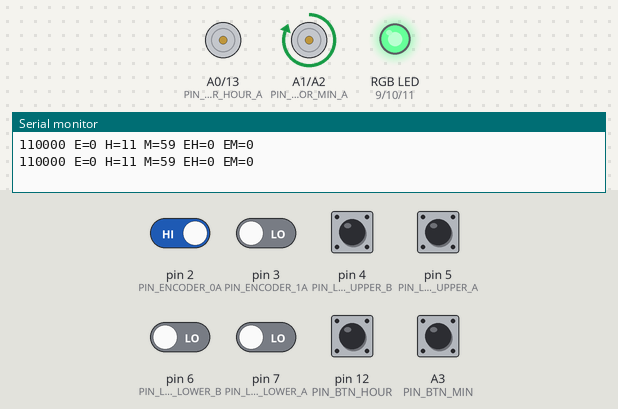
Recording of a sketch running on a simulated Arduino Uno, built with avr-gcc and run on an emulated ATmega328P. Parts: motor-driver pin pairs drawn as motors (green arrow = first pin HIGH = forward, orange = second pin HIGH = backward, longer = more drive), an RGB LED mixed from three pins (HIGH = lit), the last lines printed to the serial monitor. The inputs (shaded band) are chosen by the test bench; at power-on: pin 2 (PIN_ENCODER_0A) HIGH, A3 (PIN_BTN_MIN), pin 3 (PIN_ENCODER_1A), pin 4 (PIN_LIMIT_UPPER_B), pin 5 (PIN_LIMIT_UPPER_A), pin 6 (PIN_LIMIT_LOWER_B), pin 7 (PIN_LIMIT_LOWER_A), pin 12 (PIN_BTN_HOUR) LOW. The local clock reads 2024-03-15 10:24:30 at power-on unless the sketch sets it.

Above: at 2.2 s.
2.3 s: pin 6 (PIN_LIMIT_LOWER_B) driven HIGH
At 3.3 s:
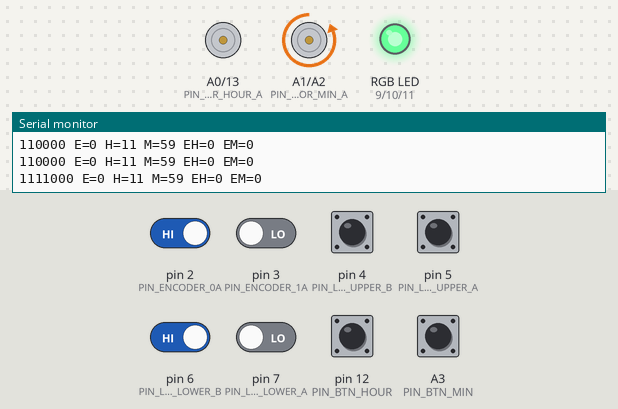
4.5 s: pin 12 (PIN_BTN_HOUR) pulled HIGH for 0.65 s
At 5.5 s:
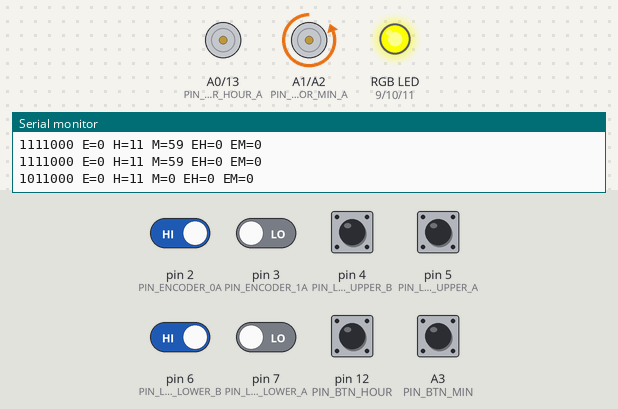
7.6 s: pin 4 (PIN_LIMIT_UPPER_B) pulled HIGH for 0.65 s
At 8.4 s:
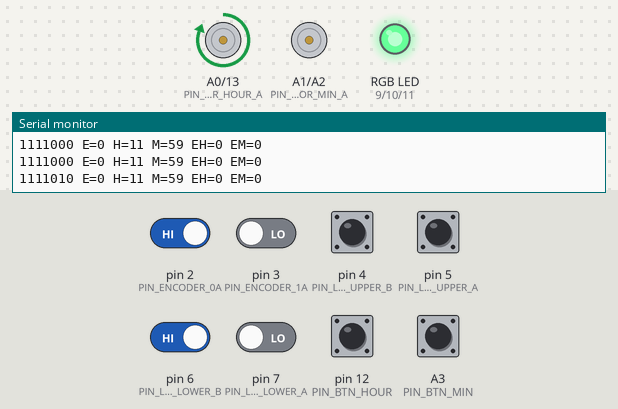
10.2 s: A3 (PIN_BTN_MIN) pulled HIGH for 0.65 s
At 12.7 s:
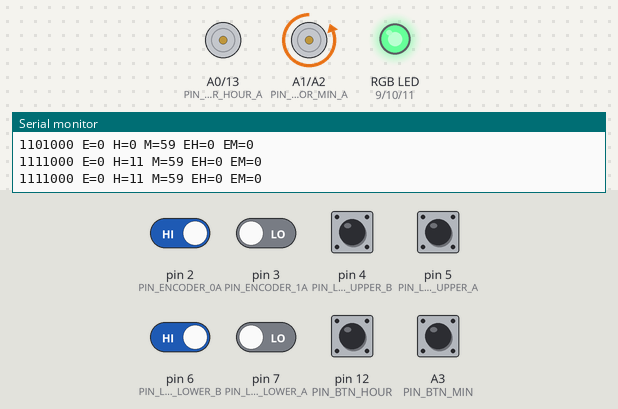
13.2 s: pin 4 (PIN_LIMIT_UPPER_B) driven HIGH and pin 12 (PIN_BTN_HOUR) driven HIGH
At 14.2 s:
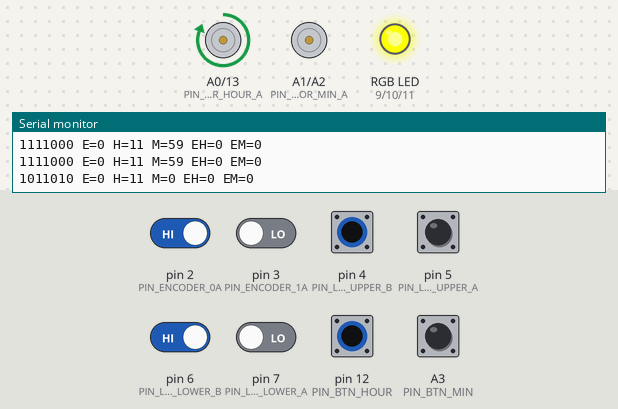
16.3 s: pin 7 (PIN_LIMIT_LOWER_A) driven HIGH
At 16.7 s:
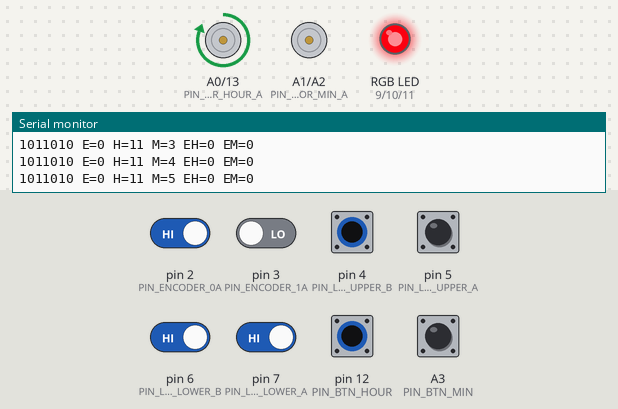
Timing chart, 0 to 28.1 s (numbered marks = the images above; inputs shaded):
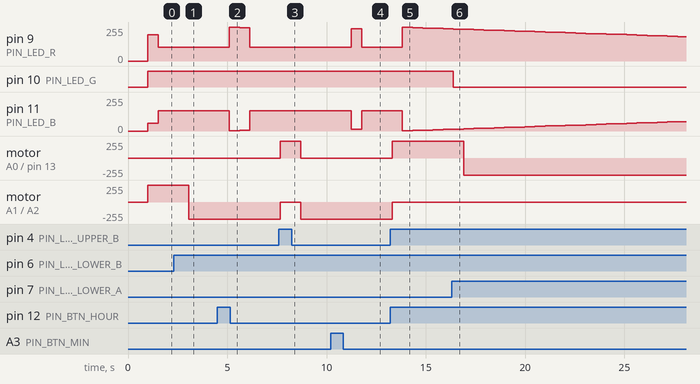

Measured:
- after the input at 2.3 s, motor on A1 (PIN_MOTOR_MIN_A) / A2 (PIN_MOTOR_MIN_B): forward 255/255 → backward 255/255 after 0.76 s
- after the input at 4.5 s, pin 9 (PIN_LED_R): 102/255 → 252/255 after 0.61 s, → 250/255 0.51 s later, → 102/255 0.51 s later; pin 11 (PIN_LED_B): 153/255 → 2/255 after 0.61 s, → 5/255 0.51 s later, → 153/255 0.51 s later
- after the input at 7.6 s, motor on A0 (PIN_MOTOR_HOUR_A) / pin 13 (PIN_MOTOR_HOUR_B): stopped → forward 255/255 after 0.07 s, → stopped 1.0 s later; motor on A1 (PIN_MOTOR_MIN_A) / A2 (PIN_MOTOR_MIN_B): backward 255/255 → stopped after 0.07 s, → backward 255/255 1.0 s later
- after the input at 10.2 s, pin 9 (PIN_LED_R): 102/255 → 242/255 after 1.1 s, → 102/255 0.51 s later; pin 11 (PIN_LED_B): 153/255 → 12/255 after 1.1 s, → 153/255 0.51 s later
- after the input at 13.2 s, pin 9 (PIN_LED_R): 102/255 → 252/255 after 0.62 s, → 250/255 0.51 s later, → 247/255 0.51 s later, → 245/255 0.51 s later, … (5 changes in this stretch); pin 11 (PIN_LED_B): 153/255 → 2/255 after 0.62 s, → 5/255 0.51 s later, → 7/255 0.51 s later, → 10/255 0.51 s later, … (5 changes in this stretch)
- after the input at 16.3 s, pin 10 (PIN_LED_G): HIGH → LOW after 0.09 s; motor on A0 (PIN_MOTOR_HOUR_A) / pin 13 (PIN_MOTOR_HOUR_B): forward 255/255 → backward 255/255 after 0.60 s

The sketch:

pin_test2.ino
```cpp
#include <Wire.h> // must be included here so that Arduino library object file references work
#include <RtcDS1307.h>
RtcDS1307<TwoWire> Rtc(Wire);
RtcDateTime now;

#define PIN_ENCODER_0A 2
#define PIN_ENCODER_1A 3

#define PIN_BTN_HOUR    12
#define PIN_BTN_MIN     A3

#define PIN_LED_R       9
#define PIN_LED_G       10
#define PIN_LED_B       11

#define PIN_LIMIT_UPPER_A 5
#define PIN_LIMIT_UPPER_B 4

#define PIN_LIMIT_LOWER_A 7
#define PIN_LIMIT_LOWER_B 6

#define PIN_MOTOR_HOUR_A  A0
#define PIN_MOTOR_HOUR_B  13

#define PIN_MOTOR_MIN_A   A1
#define PIN_MOTOR_MIN_B   A2

//ERROR
#define NO_ERROR      		0
#define ERROR_LIMIT_M       1
#define ERROR_LIMIT_H       2
#define ERROR_MOTOR_M_UP    3
#define ERROR_MOTOR_M_DOWN  4
#define ERROR_MOTOR_H_UP    5
#define ERROR_MOTOR_H_DOWN  6

#define DIR_STOP      0
#define DIR_UP        1
#define DIR_DOWN      2

#define ENCODER_MAX_LIMIT_H 11700
#define ENCODER_MAX_H 10800

#define ENCODER_MAX_LIMIT_M 11700
#define ENCODER_MAX_M 10800

#define ENCODER_H_STEP ENCODER_MAX_H/12
#define ENCODER_M_STEP ENCODER_MAX_M/60
#define OFFSET_M	0
#define OFFSET_H	-(ENCODER_H_STEP/2)

#define TOLERANCE     10

int pos_min = 0;
int pos_hour = 0;

struct S_LIMIT {
  byte U_A: 1;
  byte U_B: 1;
  byte L_A: 1;
  byte L_B: 1;
  byte btn_min: 1;
  byte btn_hour: 1;
  byte cal_min: 1;
  byte cal_hour: 1;
};

union U_LIMIT
{
  S_LIMIT bits;
  byte val;
};

struct S_ERROR {
  byte error;
  byte LastLimit;
  int  LastMPos;
  int  LastHPos;
};

U_LIMIT u_limit;
S_LIMIT s_limit;
S_ERROR s_error;
byte m_motor_state = DIR_STOP;
byte h_motor_state = DIR_STOP;

byte on_off;
byte M = 2, H = 2;

void CheckError(S_LIMIT limit, S_ERROR error) {

  if (pos_min < -ENCODER_MAX_LIMIT_M || pos_min > ENCODER_MAX_LIMIT_M + (ENCODER_MAX_LIMIT_M / 10) ) {
    s_error.error = ERROR_LIMIT_M;// limit error
  }
  else if (pos_hour < -ENCODER_MAX_LIMIT_M  || pos_hour > ENCODER_MAX_LIMIT_M + (ENCODER_MAX_LIMIT_M / 10) ) {
    s_error.error = ERROR_LIMIT_H;// limit error
  }
  /*else if(m_motor_state == DIR_UP && pos_min == s_error.LastMPos)
    {
  	s_error.error = ERROR_MOTOR_M_UP;// motor or encoder error
    }
    else if(m_motor_state == DIR_DOWN && pos_min == s_error.LastMPos)
    {
  	s_error.error = ERROR_MOTOR_M_DOWN;// motor or encoder error
    }
    else if(h_motor_state == DIR_UP && pos_hour == s_error.LastHPos)
    {
  	s_error.error = ERROR_MOTOR_H_UP;// motor or encoder error
    }
    else if(h_motor_state == DIR_DOWN && pos_hour == s_error.LastHPos)
    {
  	s_error.error = ERROR_MOTOR_H_DOWN;// motor or encoder error
    }*/


  s_error.LastMPos = pos_min;
  s_error.LastHPos = pos_hour;
  s_error.LastLimit = u_limit.val;
}


void ISR_ENCODER_0() {
  if (m_motor_state == DIR_UP) {
    pos_min ++;
  }
  else if (m_motor_state == DIR_DOWN) {
    pos_min --;
  }
  else { pos_min ++;}
}
void ISR_ENCODER_1() {
  if (h_motor_state == DIR_UP) {
    pos_hour ++;
  }
  else if (h_motor_state == DIR_DOWN) {
    pos_hour --;
  }
  else {pos_hour ++; }
}


void CheckLimit();
void MotorMinute();
void MotorHour();

void setup() {
  Serial.begin(9600);
  pinMode(PIN_ENCODER_0A, INPUT_PULLUP);
  pinMode(PIN_ENCODER_1A, INPUT_PULLUP);
  attachInterrupt(digitalPinToInterrupt(PIN_ENCODER_0A), ISR_ENCODER_0, RISING);
  attachInterrupt(digitalPinToInterrupt(PIN_ENCODER_1A), ISR_ENCODER_1, RISING);
  pinMode(PIN_BTN_HOUR, 0);
  pinMode(PIN_BTN_MIN, 0);

  pinMode(PIN_ENCODER_0A, 0);
  pinMode(PIN_ENCODER_1A, 0);

  pinMode(PIN_LIMIT_UPPER_A, 0);
  pinMode(PIN_LIMIT_UPPER_B, 0);
  pinMode(PIN_LIMIT_LOWER_A, 0);
  pinMode(PIN_LIMIT_LOWER_B, 0);

  pinMode(PIN_MOTOR_HOUR_A, 1);
  pinMode(PIN_MOTOR_HOUR_B, 1);
  pinMode(PIN_MOTOR_MIN_A, 1);
  pinMode(PIN_MOTOR_MIN_B, 1);

  pinMode(PIN_LED_R, 1);
  pinMode(PIN_LED_G, 1);
  pinMode(PIN_LED_B, 1);
  delay(1000);
  Rtc.Begin();
  if (!Rtc.GetIsRunning()) {
    Serial.println("RTC was not actively running, starting now");
    Rtc.SetIsRunning(true);
  }
}

void ReadClock()
{
  now = Rtc.GetDateTime();
  H = (now.Hour() % 12) + 1;
  M = (now.Minute() % 60) + 1;
}

void loop() {
  ReadClock();
  CheckLimit(u_limit.bits);
  if (s_error.error > NO_ERROR)
  {
    MotorHour(DIR_STOP);
    MotorMinute(DIR_STOP);
    Led(0, 255, 0);
  }
  else {
    ControlMotorMinute(u_limit.bits);
    ControlMotorHour(u_limit.bits);
    Led(H, M,u_limit.bits);
  }
  delay(10);
  SetClock(u_limit.bits);
  CheckError(u_limit.bits, s_error);
  print();
}

void print()
{
  Serial.print(u_limit.val, BIN);

  Serial.print(" E=");
  Serial.print(s_error.error);

  Serial.print(" H=");
  Serial.print(H);
  Serial.print(" M=");
  Serial.print(M);

  Serial.print(" EH=");
  Serial.print(pos_hour);
  Serial.print(" EM=");
  Serial.println(pos_min);


}


void Led(byte r, byte g, byte b ) {
  analogWrite(PIN_LED_R, r);
  analogWrite(PIN_LED_G, g);
  analogWrite(PIN_LED_B, b);
}

void Led(byte h, byte m, S_LIMIT &limit) {

  byte led_R = (1200 - m * h) / 4.7;
  byte led_B = m * h / 4.7 ;
  byte led_G = 0;
  if(limit.cal_hour== 0 ||  limit.cal_min == 0)
  {
	led_G = 255;
  }


  analogWrite(PIN_LED_R, led_R);
  analogWrite(PIN_LED_G, led_G);
  analogWrite(PIN_LED_B, led_B);
}

void ControlMotorHour(S_LIMIT &limit) {
  int target_pos;
  target_pos = ENCODER_H_STEP * H  + OFFSET_H;
  if ( m_motor_state == DIR_STOP)
  {
    if (limit.cal_hour == 0) {
      MotorHour(DIR_DOWN);
      if (limit.L_A == 1) {
        limit.cal_hour = 1;
        pos_hour = 0;
      }
    }
    else {
      if ((target_pos - TOLERANCE) > pos_hour) {
		if(limit.U_A == 1)
		{
			MotorHour(DIR_STOP);
		}
		else
		{
			MotorHour(DIR_UP);
		}
      }
	  else if((target_pos + 2*ENCODER_H_STEP) < pos_hour)// position invalid
	  {
		limit.cal_hour = 0;
	  }
      else {
        MotorHour(DIR_STOP);
      }
    }
  }
  else {
    MotorHour(DIR_STOP);
  }

}

void ControlMotorMinute(S_LIMIT &limit) {
  int target_pos;
  target_pos = ENCODER_M_STEP * M + OFFSET_M;

  if (limit.cal_min == 0) {
    MotorMinute(DIR_DOWN);
    if (limit.L_B == 1) {
      limit.cal_min = 1;
      pos_min = 0;
    }
  }
  else {
    if ((target_pos - TOLERANCE) > pos_min) {
	  if(limit.U_B == 1)
		{
			MotorMinute(DIR_STOP);
		}
		else
		{
			MotorMinute(DIR_UP);
		}
    }
	else if((target_pos + 2*ENCODER_M_STEP) < pos_min) //pos invalid
	  {
		limit.cal_min = 0;
	  }
    else {
      MotorMinute(DIR_STOP);
    }
  }

}


void SetClock(S_LIMIT limit) {
  byte set = 0;
  if(limit.btn_min == 1 && limit.btn_hour == 1)
  {
	  delay(500);
	  set = 1;
	  H = 11;
	  M = 59;
  }
  else if (limit.btn_hour == 1) {
    //H++;
    H %= 12;
    delay(1000);
    set = 1;
    M--;
  }
  else if (limit.btn_min == 1 ) {
    //M++;
    M %= 60;
    delay(500);
    set = 1;
    H--;
  }

  if ( set == 1)
  {
    Rtc.SetDateTime(RtcDateTime(2020, 1, 1, H, M, 0));
  }
}


void MotorHour(byte dir) {

  if (dir == DIR_UP  ) {
    attachInterrupt(digitalPinToInterrupt(PIN_ENCODER_1A), ISR_ENCODER_1, RISING);
	h_motor_state = DIR_UP;
    digitalWrite(PIN_MOTOR_HOUR_A, 0);
    digitalWrite(PIN_MOTOR_HOUR_B, 1);
  }
  else if (dir == DIR_DOWN ) {
    h_motor_state = DIR_DOWN;
	attachInterrupt(digitalPinToInterrupt(PIN_ENCODER_1A), ISR_ENCODER_1, RISING);
    digitalWrite(PIN_MOTOR_HOUR_A, 1);
    digitalWrite(PIN_MOTOR_HOUR_B, 0);
  }
  else {
    h_motor_state = DIR_STOP;
    digitalWrite(PIN_MOTOR_HOUR_A, 0);
    digitalWrite(PIN_MOTOR_HOUR_B, 0);
	detachInterrupt(digitalPinToInterrupt(PIN_ENCODER_1A));
  }


}

void MotorMinute(byte dir) {
  if (dir == DIR_UP) {
    //attachInterrupt(digitalPinToInterrupt(PIN_ENCODER_0A), ISR_ENCODER_0, RISING);
	m_motor_state = DIR_UP;
    digitalWrite(PIN_MOTOR_MIN_A, 0);
    digitalWrite(PIN_MOTOR_MIN_B, 1);
  }
  else if (dir == DIR_DOWN) {
    //attachInterrupt(digitalPinToInterrupt(PIN_ENCODER_0A), ISR_ENCODER_0, RISING);
	m_motor_state = DIR_DOWN;
    digitalWrite(PIN_MOTOR_MIN_A, 1);
    digitalWrite(PIN_MOTOR_MIN_B, 0);
  }
  else {
    m_motor_state = DIR_STOP;
    digitalWrite(PIN_MOTOR_MIN_A, 0);
    digitalWrite(PIN_MOTOR_MIN_B, 0);
	//detachInterrupt(digitalPinToInterrupt(PIN_ENCODER_0A));
  }
}


void CheckLimit(S_LIMIT &limit) {
  if ( digitalRead(PIN_LIMIT_UPPER_A) == 1) {
    limit.U_A = 1;
  } else {
    limit.U_A = 0;
  }

  if ( digitalRead(PIN_LIMIT_UPPER_B) == 1) {
    limit.U_B = 1;
  } else {
    limit.U_B = 0;
  }

  if ( digitalRead(PIN_LIMIT_LOWER_A) == 1) {
    limit.L_A = 1;
  } else {
    limit.L_A = 0;
  }

  if ( digitalRead(PIN_LIMIT_LOWER_B) == 1) {
    limit.L_B = 1;
  } else {
    limit.L_B = 0;
  }

  if ( digitalRead(PIN_BTN_HOUR) == 1) {
    limit.btn_hour = 0;
  } else {
    limit.btn_hour = 1;
  }

  if ( digitalRead(PIN_BTN_MIN) == 1) {
    limit.btn_min = 0;
  } else {
    limit.btn_min = 1;
  }
}
```
